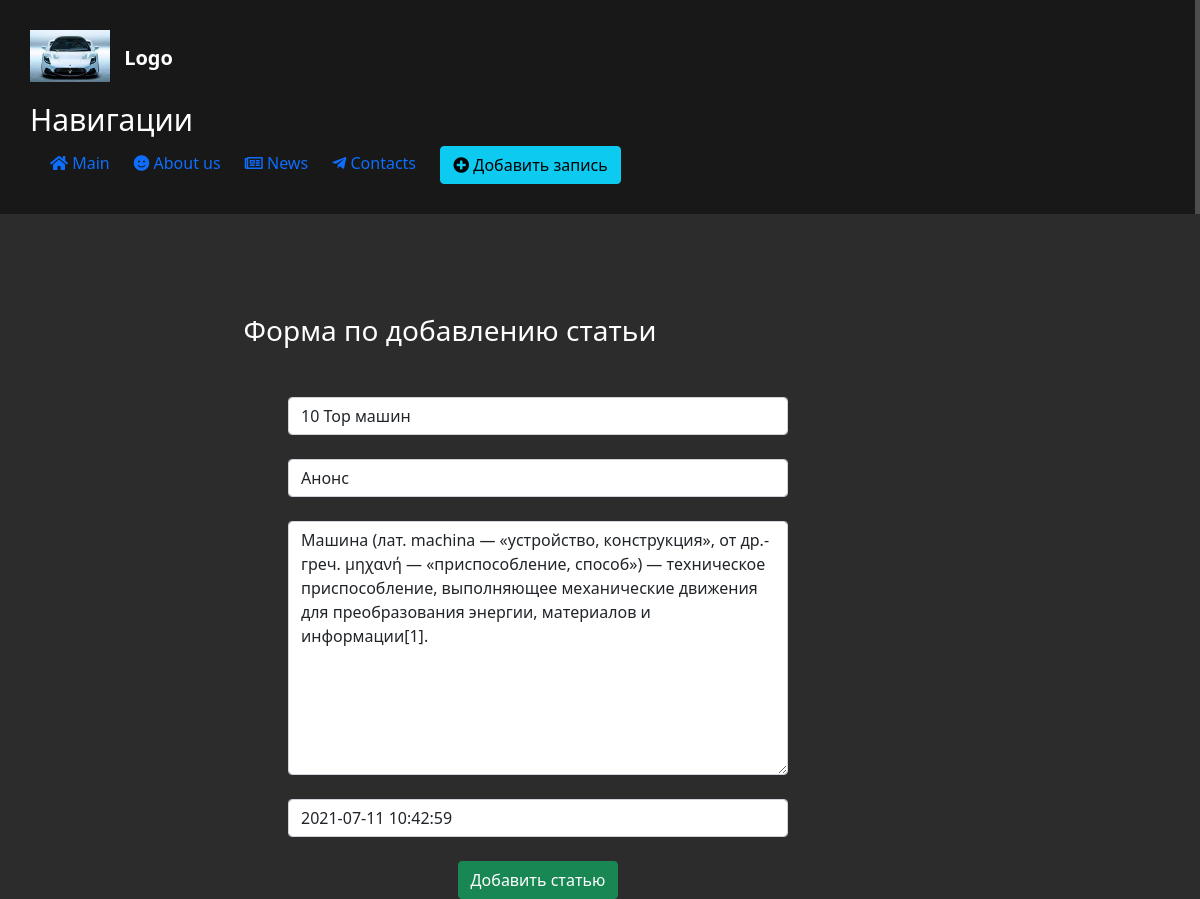
The page /news/2/update on the database its author committed.
### news/models.py (models this page shows, shortened)
class Articles(models.Model):
    title = models.CharField('Название', max_length=50)
    anons = models.CharField('Анонс', max_length=250)
    full_text = models.TextField('Статья')
    date = models.DateTimeField('Дата публикации')
    class Meta:
        verbose_name = 'Новость'
        verbose_name_plural = 'Новости'

### news/views.py (the view)
# urls.py: path('<int:pk>/update', views.NewsUpdateView.as_view(), name='news-update'),
class NewsUpdateView(UpdateView):
    model = Articles
    template_name = 'news/create.html'
    form_class = ArticlesForm

### news/forms.py
class ArticlesForm(ModelForm):
    class Meta:
        model = Articles
        fields = ['title', 'anons', 'full_text', 'date']
        widgets = {
            "title": TextInput(attrs={
                'class': 'form-control',
                'placeholder': 'Нвазвание статьи'
            }),
            "anons": TextInput(attrs={
                'class': 'form-control',
                'placeholder': 'Анонс статьи'
            }),
            "full_text": Textarea(attrs={
                'class': 'form-control',
                'placeholder': 'Текст статьи'
            }),
            "date": DateTimeInput(attrs={
                'class': 'form-control',
                'placeholder': 'Дата публикации',
            })
        }

### news/templates/news/create.html (shortened to what this page needs)
{% extends 'main/layout.html' %}
{% block content %}
<div class="features">
    <h3>Форма по добавлению статьи</h3>
    <form method="post">
        {{ form.title }}<br>
        {{ form.anons }}<br>
        {{ form.full_text }}<br>
        {{ form.date }}<br>
        <button class="btn btn-success" type="submit">Добавить статью</button>
    </form>
</div>
{% endblock %}

### main/static/main/css/main.css (style rules this page uses)
body { background:#2c2c2c; }
main .features { color:#fff; float:left; margin-top:100px; text-align:center; width:75%; }
form { width:500px; margin-top:50px; margin-left:32% }

### rows shown on the page
Articles: title "10 Top машин", anons "Анонс", full_text "Машина (лат. machina — «устройство, конструкция», от др.-греч. μηχανή — «приспособление, способ») — техническое приспособление, выполняющее механические движения для преобразования энергии, материалов и информации[1].", date "2021-07-11 10:42:59"
